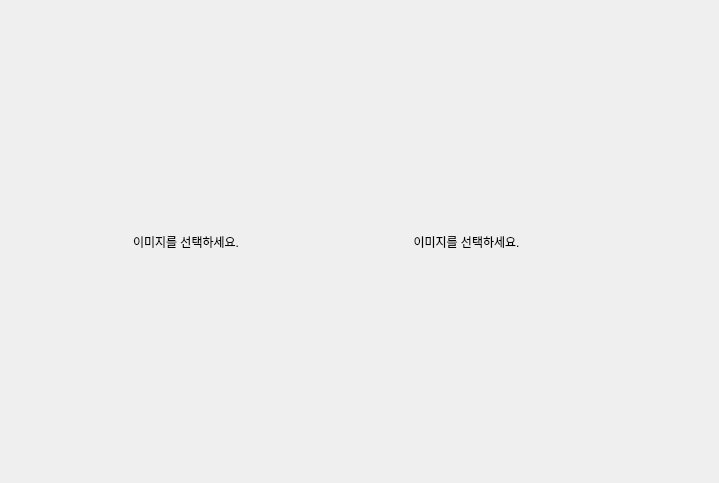
       <widget class="QWidget" name="page_2frame_hor">
        <property name="minimumSize">
         <size>
          <width>719</width>
          <height>483</height>
         </size>
        </property>
        <property name="maximumSize">
         <size>
          <width>719</width>
          <height>483</height>
         </size>
        </property>
        <layout class="QGridLayout" name="gridLayout_4">
         <property name="leftMargin">
          <number>0</number>
         </property>
         <property name="topMargin">
          <number>0</number>
         </property>
         <property name="rightMargin">
          <number>0</number>
         </property>
         <property name="bottomMargin">
          <number>0</number>
         </property>
         <property name="spacing">
          <number>0</number>
         </property>
         <item row="1" column="5">
          <widget class="QLabel" name="label_18">
           <property name="sizePolicy">
            <sizepolicy hsizetype="Fixed" vsizetype="Preferred">
             <horstretch>0</horstretch>
             <verstretch>0</verstretch>
            </sizepolicy>
           </property>
           <property name="minimumSize">
            <size>
             <width>6</width>
             <height>0</height>
            </size>
           </property>
           <property name="maximumSize">
            <size>
             <width>6</width>
             <height>16777215</height>
            </size>
           </property>
           <property name="font">
            <font>
             <family>Courier New</family>
             <pointsize>12</pointsize>
             <italic>true</italic>
            </font>
           </property>
           <property name="text">
            <string/>
           </property>
           <property name="alignment">
            <set>Qt::AlignLeading|Qt::AlignLeft|Qt::AlignVCenter</set>
           </property>
           <property name="wordWrap">
            <bool>true</bool>
           </property>
           <property name="margin">
            <number>15</number>
           </property>
           <property name="indent">
            <number>0</number>
           </property>
          </widget>
         </item>
         <item row="1" column="4">
          <spacer name="horizontalSpacer_22">
           <property name="orientation">
            <enum>Qt::Horizontal</enum>
           </property>
           <property name="sizeType">
            <enum>QSizePolicy::Fixed</enum>
           </property>
           <property name="sizeHint" stdset="0">
            <size>
             <width>3</width>
             <height>20</height>
            </size>
           </property>
          </spacer>
         </item>
         <item row="2" column="1">
          <spacer name="verticalSpacer_27">
           <property name="orientation">
            <enum>Qt::Vertical</enum>
           </property>
           <property name="sizeType">
            <enum>QSizePolicy::Fixed</enum>
           </property>
           <property name="sizeHint" stdset="0">
            <size>
             <width>20</width>
             <height>3</height>
            </size>
           </property>
          </spacer>
         </item>
         <item row="1" column="1">
          <widget class="QLabel" name="frame_2_hor_image1">
           <property name="sizePolicy">
            <sizepolicy hsizetype="Expanding" vsizetype="Expanding">
             <horstretch>0</horstretch>
             <verstretch>0</verstretch>
            </sizepolicy>
           </property>
           <property name="cursor">
            <cursorShape>OpenHandCursor</cursorShape>
           </property>
           <property name="text">
            <string>이미지를 선택하세요.</string>
           </property>
           <property name="alignment">
            <set>Qt::AlignCenter</set>
           </property>
          </widget>
         </item>
         <item row="1" column="2">
          <spacer name="horizontalSpacer_21">
           <property name="orientation">
            <enum>Qt::Horizontal</enum>
           </property>
           <property name="sizeType">
            <enum>QSizePolicy::Fixed</enum>
           </property>
           <property name="sizeHint" stdset="0">
            <size>
             <width>3</width>
             <height>20</height>
            </size>
           </property>
          </spacer>
         </item>
         <item row="1" column="3">
          <widget class="QLabel" name="frame_2_hor_image2">
           <property name="sizePolicy">
            <sizepolicy hsizetype="Expanding" vsizetype="Expanding">
             <horstretch>0</horstretch>
             <verstretch>0</verstretch>
            </sizepolicy>
           </property>
           <property name="cursor">
            <cursorShape>OpenHandCursor</cursorShape>
           </property>
           <property name="text">
            <string>이미지를 선택하세요.</string>
           </property>
           <property name="alignment">
            <set>Qt::AlignCenter</set>
           </property>
          </widget>
         </item>
         <item row="1" column="0">
          <widget class="QLabel" name="label_9">
           <property name="sizePolicy">
            <sizepolicy hsizetype="Fixed" vsizetype="Preferred">
             <horstretch>0</horstretch>
             <verstretch>0</verstretch>
            </sizepolicy>
           </property>
           <property name="minimumSize">
            <size>
             <width>47</width>
             <height>0</height>
            </size>
           </property>
           <property name="maximumSize">
            <size>
             <width>47</width>
             <height>16777215</height>
            </size>
           </property>
           <property name="text">
            <string/>
           </property>
          </widget>
         </item>
         <item row="1" column="7">
          <widget class="QLabel" name="frame_2_hor_label_2">
           <property name="sizePolicy">
            <sizepolicy hsizetype="Fixed" vsizetype="Preferred">
             <horstretch>0</horstretch>
             <verstretch>0</verstretch>
            </sizepolicy>
           </property>
           <property name="minimumSize">
            <size>
             <width>35</width>
             <height>0</height>
            </size>
           </property>
           <property name="maximumSize">
            <size>
             <width>35</width>
             <height>16777215</height>
            </size>
           </property>
           <property name="font">
            <font>
             <italic>true</italic>
            </font>
           </property>
           <property name="text">
            <string/>
           </property>
           <property name="alignment">
            <set>Qt::AlignCenter</set>
           </property>
           <property name="margin">
            <number>1</number>
           </property>
          </widget>
         </item>
         <item row="0" column="1">
          <spacer name="verticalSpacer_26">
           <property name="orientation">
            <enum>Qt::Vertical</enum>
           </property>
           <property name="sizeType">
            <enum>QSizePolicy::Fixed</enum>
           </property>
           <property name="sizeHint" stdset="0">
            <size>
             <width>20</width>
             <height>3</height>
            </size>
           </property>
          </spacer>
         </item>
         <item row="1" column="8">
          <widget class="QLabel" name="frame_2_hor_label_3">
           <property name="sizePolicy">
            <sizepolicy hsizetype="Fixed" vsizetype="Preferred">
             <horstretch>0</horstretch>
             <verstretch>0</verstretch>
            </sizepolicy>
           </property>
           <property name="minimumSize">
            <size>
             <width>35</width>
             <height>0</height>
            </size>
           </property>
           <property name="maximumSize">
            <size>
             <width>35</width>
             <height>16777215</height>
            </size>
           </property>
           <property name="font">
            <font>
             <italic>true</italic>
            </font>
           </property>
           <property name="styleSheet">
            <string notr="true">color: black</string>
           </property>
           <property name="text">
            <string/>
           </property>
           <property name="alignment">
            <set>Qt::AlignLeading|Qt::AlignLeft|Qt::AlignVCenter</set>
           </property>
           <property name="margin">
            <number>1</number>
           </property>
          </widget>
         </item>
         <item row="1" column="6">
          <widget class="QLabel" name="frame_2_hor_label_1">
           <property name="sizePolicy">
            <sizepolicy hsizetype="Fixed" vsizetype="Preferred">
             <horstretch>0</horstretch>
             <verstretch>0</verstretch>
            </sizepolicy>
           </property>
           <property name="minimumSize">
            <size>
             <width>35</width>
             <height>0</height>
            </size>
           </property>
           <property name="maximumSize">
            <size>
             <width>35</width>
             <height>16777215</height>
            </size>
           </property>
           <property name="font">
            <font>
             <italic>true</italic>
            </font>
           </property>
           <property name="text">
            <string/>
           </property>
           <property name="alignment">
            <set>Qt::AlignRight|Qt::AlignTrailing|Qt::AlignVCenter</set>
           </property>
           <property name="margin">
            <number>1</number>
           </property>
          </widget>
         </item>
        </layout>
       </widget>
